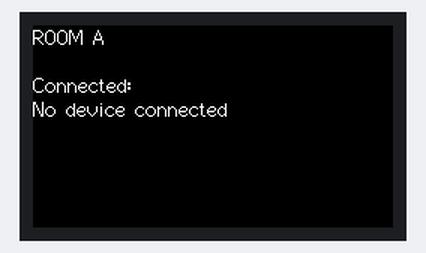
A sketch run on a simulated ESP32. Shown: 240×135 colour display. Nothing arrives over Bluetooth unless stated; a phone connects over Bluetooth LE 3 s after start; what the sketch prints to the serial monitor is not drawn.

Above: at 0.3 s.
At 3.4 s:
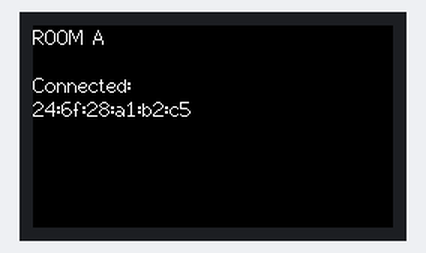

The sketch:

M5_Server.ino
```cpp
#include <BLEDevice.h>
#include <BLEServer.h>
#include <BLEUtils.h>
#include <BLEAdvertising.h>
#include <M5StickCPlus.h>

#define SERVER_NAME "Room_A"

BLEServer* pServer = nullptr;
std::string connectedDevice = "No device connected";

class MyServerCallbacks : public BLEServerCallbacks {
    void onConnect(BLEServer* pServer, esp_ble_gatts_cb_param_t *param) override {
        Serial.println("A central device connected!");
        connectedDevice = BLEAddress(param->connect.remote_bda).toString();
    }

    void onDisconnect(BLEServer* pServer) override {
        Serial.println("Central device disconnected!");
        connectedDevice = "No device connected";
        pServer->getAdvertising()->start();
    }
};

void setup() {
    Serial.begin(115200);
    M5.begin();
    M5.Lcd.setRotation(3);
    M5.Lcd.fillScreen(BLACK);
    M5.Lcd.setCursor(0, 0, 2);
    M5.Lcd.println("Room_A (Server)");

    BLEDevice::init(SERVER_NAME);
    pServer = BLEDevice::createServer();
    pServer->setCallbacks(new MyServerCallbacks());

    BLEService* pService = pServer->createService("12345678-1234-1234-1234-1234567890ab");
    pService->start();

    BLEDevice::startAdvertising();
}

void loop() {
    M5.Lcd.fillScreen(BLACK);
    M5.Lcd.setCursor(0, 0, 2);
    M5.Lcd.printf("ROOM A \n\nConnected:\n%s", connectedDevice.c_str());

    Serial.printf("Connected Client: %s\n", connectedDevice.c_str());

    delay(1000);
}
```
